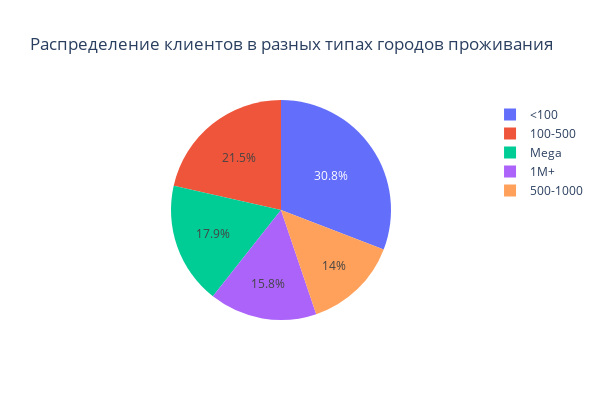

Notebook code cell kept with this figure:
### Markdown cell above
Посмотрим на это же распределение в долях в виде pie-чарта

### Code cell
fig = px.pie(city_type_client_count, 
             values='count', names='city_type', title='Распределение клиентов в разных типах городов проживания',
             width=600, height=400)
fig.show()

### Figure 1 — Plotly figure (JSON) as saved in the notebook; plotly's stock layout.template omitted (floating-point values rounded to 4 significant figures)
{"data": [{"domain": {"x": [0, 1], "y": [0, 1]}, "hovertemplate": "city_type=%{label}<br>count=%{value}<extra></extra>", "labels": ["<100", "100-500", "Mega", "1M+", "500-1000"], "legendgroup": "", "name": "", "showlegend": true, "type": "pie", "values": [15406, 10725, 8951, 7905, 6987]}], "layout": {"height": 400, "legend": {"tracegroupgap": 0}, "title": {"text": "Распределение клиентов в разных типах городов проживания"}, "width": 600}}
